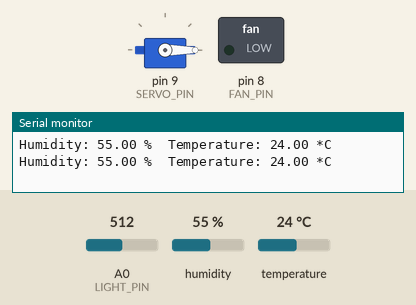
The sketch below on a simulated Arduino Uno, built with avr-gcc and run on an emulated ATmega328P. Parts: servo, switched loads named in the sketch (green lamp = pin HIGH), the last lines printed to the serial monitor. The inputs (shaded band) are chosen by the test bench; at power-on: temperature 24 °C, A0 (LIGHT_PIN) = 512, humidity 55 %.

Above: at 2.8 s.
2.9 s: temperature set to 27 °C
At 4.7 s:
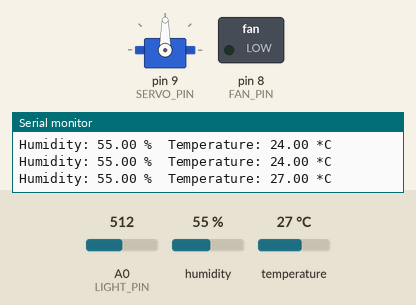
5.6 s: A0 (LIGHT_PIN) set to 487
At 7.2 s:
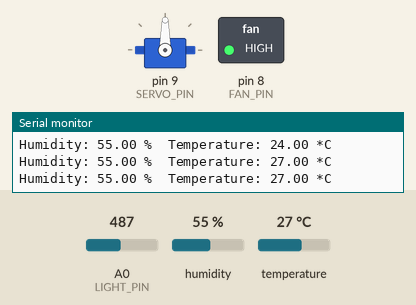
8.3 s: temperature set to 12 °C
At 10.8 s:
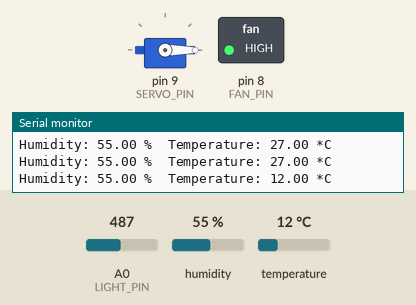
11.6 s: temperature set to 28 °C
At 13.2 s:
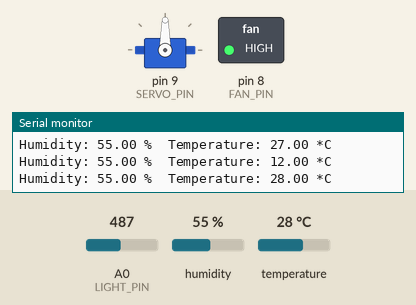
14.3 s: temperature set to 19 °C
At 16.9 s:
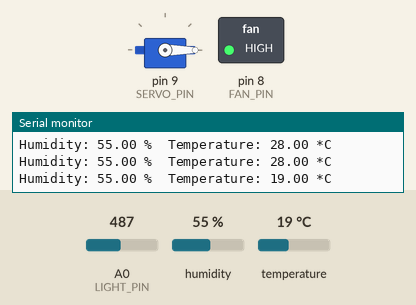
Timing chart, 0 to 18.4 s (numbered marks = the images above; inputs shaded):
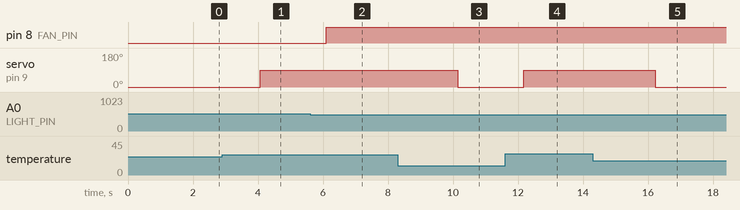

The sketch:

SmartHomeAutomationSystem.ino
```cpp
#include <DHT.h>
#include <Servo.h>

#define DHTPIN 2
#define DHTTYPE DHT11
#define LIGHT_PIN A0
#define FAN_PIN 8
#define SERVO_PIN 9

DHT dht(DHTPIN, DHTTYPE);
Servo doorServo;

void setup() {
  Serial.begin(9600);
  dht.begin();
  pinMode(LIGHT_PIN, INPUT);
  pinMode(FAN_PIN, OUTPUT);
  doorServo.attach(SERVO_PIN);
}

void loop() {
  float humidity = dht.readHumidity();
  float temperature = dht.readTemperature();
  int lightLevel = analogRead(LIGHT_PIN);

  if (lightLevel < 500) {
    digitalWrite(FAN_PIN, HIGH);
  } else {
    digitalWrite(FAN_PIN, LOW);
  }

  if (temperature > 25) {
    doorServo.write(90);  // Open door
  } else {
    doorServo.write(0);   // Close door
  }

  Serial.print("Humidity: ");
  Serial.print(humidity);
  Serial.print(" %\t");
  Serial.print("Temperature: ");
  Serial.print(temperature);
  Serial.println(" *C");

  delay(2000);
}
```

Measured:
- the behaviour switches between 25 and 26 °C on temperature (found by bisection; images 0 and 1)
- the behaviour switches between 500 and 499 on A0 (LIGHT_PIN) (found by bisection; images 1 and 2)
- after the input at 2.9 s, servo on pin 9 (SERVO_PIN): 0° → 90° after 1.2 s
- after the input at 5.6 s, pin 8 (FAN_PIN): LOW → HIGH after 0.50 s
- after the input at 8.3 s, servo on pin 9 (SERVO_PIN): 90° → 0° after 1.8 s
- after the input at 11.6 s, servo on pin 9 (SERVO_PIN): 0° → 90° after 0.57 s
- after the input at 14.3 s, servo on pin 9 (SERVO_PIN): 90° → 0° after 1.9 s
